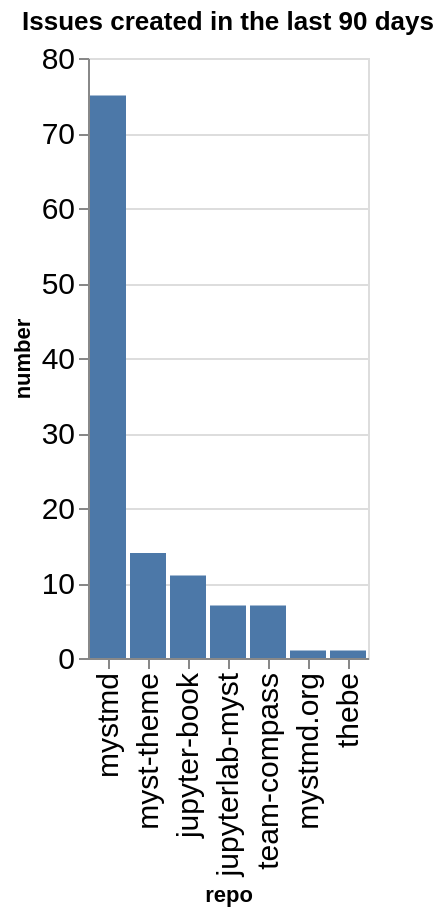

Notebook cell for this chart:
### Code cell
created_counts = created.groupby(['org', 'repo']).count()['number'].reset_index()
created_counts['org/repo'] = created_counts.apply(lambda a: a['org'] + '/' + a['repo'], axis=1)
sorted_vals = created_counts.sort_values(['org', 'number'], ascending=False)['repo'].values
alt.Chart(data=created_counts, title=f"Issues created in the last {n_days} days").mark_bar().encode(
    x=alt.X('repo', sort=alt.Sort(sorted_vals.tolist())),
    y='number',
)

### Figure 1 — Vega-Lite specification as saved in the notebook (floating-point values rounded to 4 significant figures)
{"config": {"axisLeft": {"labelFontSize": 15}, "axisBottom": {"labelFontSize": 15}}, "data": {"name": "data-1b5b3bb926183a160eb096dd9b0777db"}, "mark": {"type": "bar"}, "encoding": {"x": {"field": "repo", "sort": ["mystmd", "myst-theme", "jupyter-book", "jupyterlab-myst", "team-compass", "mystmd.org", "thebe"], "type": "nominal"}, "y": {"field": "number", "type": "quantitative"}}, "title": "Issues created in the last 90 days", "$schema": "https://vega.github.io/schema/vega-lite/v5.20.1.json", "datasets": {"data-1b5b3bb926183a160eb096dd9b0777db": [{"org": "jupyter-book", "repo": "jupyter-book", "number": 11, "org/repo": "jupyter-book/jupyter-book"}, {"org": "jupyter-book", "repo": "jupyterlab-myst", "number": 7, "org/repo": "jupyter-book/jupyterlab-myst"}, {"org": "jupyter-book", "repo": "myst-theme", "number": 14, "org/repo": "jupyter-book/myst-theme"}, {"org": "jupyter-book", "repo": "mystmd", "number": 75, "org/repo": "jupyter-book/mystmd"}, {"org": "jupyter-book", "repo": "mystmd.org", "number": 1, "org/repo": "jupyter-book/mystmd.org"}, {"org": "jupyter-book", "repo": "team-compass", "number": 7, "org/repo": "jupyter-book/team-compass"}, {"org": "jupyter-book", "repo": "thebe", "number": 1, "org/repo": "jupyter-book/thebe"}]}}
